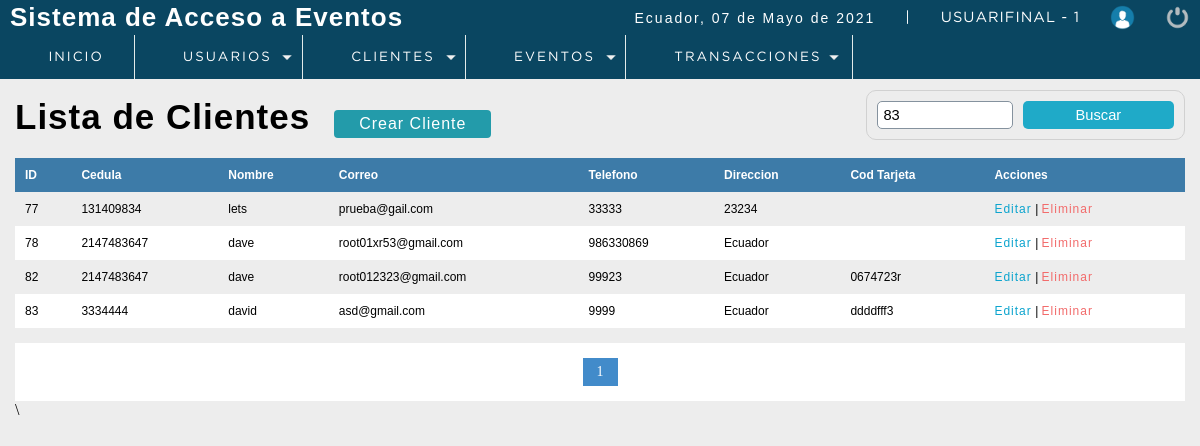
Page /P_seminarios/sistema/buscar_cliente.php?busqueda=83 (signed in) on the committed database.
### tables this page shows
CREATE TABLE `cliente` (
  `idcliente` int(11) NOT NULL,
  `cedula` int(11) DEFAULT NULL,
  `nombre` varchar(80) DEFAULT NULL,
  `apellidos` varchar(80) NOT NULL,
  `Correo` varchar(80) DEFAULT NULL,
  `telefono` int(11) DEFAULT NULL,
  `direccion` text DEFAULT NULL,
  `dateAdd` datetime NOT NULL DEFAULT current_timestamp(),
  `usuario_id` int(11) NOT NULL,
  `status` int(11) NOT NULL DEFAULT 1,
  `cod_tarjeta` varchar(20) NOT NULL
);

### P_seminarios/sistema/buscar_cliente.php (the view, shortened to what this page needs)
<?php
 include "../conection.php";
?>
<!DOCTYPE html>
<html lang="en">
<head>
	<?php include "includes/scripts.php"?>
</head>
<body>
 <?php include "includes/header.php"?>
	<section id="container">
    <?php
        $busqueda = strtolower($_REQUEST['busqueda']) ;
    ?>
		<h1>Lista de Clientes</h1>
        <a href="registro_cliente.php" class="btn_new">Crear Cliente</a>
    <form action="buscar_cliente.php" method="get" class="form_search">
        <input type="text" name="busqueda" id="busqueda" placeholder="Buscar" value ="<?php echo $busqueda;?>">
        <input type="submit" value="Buscar" class="btn_search" >
    </form>
        <table>
            <tr>
                <th>ID</th>
                <th>Cedula</th>
                <th>Nombre</th>
                <th>Correo</th>
                <th>Telefono</th>
                <th>Direccion</th>
                <th>Cod Tarjeta</th>
                <th>Acciones</th>
            </tr>
            <?php
           $sql_registre = mysqli_query($conection,"SELECT COUNT(*) AS total_registro   FROM cliente
                                                                                        WHERE
                                                                                        (
                                                                                        idcliente LIKE '%$busqueda%' OR
                                                                                        cedula	  LIKE '%$busqueda%' OR
                                                                                        nombre	  LIKE '%$busqueda%' OR
                                                                                        Correo	  LIKE '%$busqueda%' OR
                                                                                        telefono  LIKE '%$busqueda%' OR
                                                                                        cod_tarjeta      LIKE '%$busqueda%' OR
                                                                                        direccion LIKE '%$busqueda%'
                                                                                        )
                                                                                        AND
                                                                                        status =1");
           $result_registre = mysqli_fetch_array($sql_registre);
           $total_resgistros = $result_registre['total_registro'];
           $por_pagina = 8;
           if (empty($_GET['pagina'])) {
               $pagina =1;
           }
           else {
               $pagina = $_GET['pagina'];
           }
           $desde = ($pagina - 1) * $por_pagina;
           $total_paginas = ceil($total_resgistros / $por_pagina);
           $query = mysqli_query($conection,"SELECT * FROM cliente                                  WHERE
                                                                                                        (
                                                                                                            idcliente     LIKE '%$busqueda%' OR
                                                                                                            cedula  	  LIKE '%$busqueda%' OR
                                                                                                            nombre	      LIKE '%$busqueda%' OR
                                                                                                            Correo	      LIKE '%$busqueda%' OR
                                                                                                            telefono      LIKE '%$busqueda%' OR
                                                                                                            cod_tarjeta      LIKE '%$busqueda%' OR
                                                                                                            direccion     LIKE '%$busqueda%'
                                                                                                        )
                                                                                                      AND
                                                                                                      status = 1
                                                                                                      ORDER BY idcliente ASC LIMIT $desde, $por_pagina");
           $result = mysqli_num_rows($query);
           if ($result > 0) {
               while ($data = mysqli_fetch_array($query)) {
           ?>
            <tr>
                <td><?php echo $data["idcliente"];?></td>
                <td><?php echo $data["cedula"];?></td>
                <td><?php echo $data["nombre"];?></td>
                <td><?php echo $data["Correo"];?></td>
                <td><?php echo $data["telefono"];?></td>
                <td><?php echo $data["direccion"];?></td>
                <td><?php echo $data["cod_tarjeta"];?></td>
                <td>
                    <a class="link_edit" href="editar_cliente.php?id=<?php echo $data["idcliente"];?>">Editar</a>
                    |
                    <?php
                        if ($_SESSION['rol']==1 || $_SESSION['rol']==2) {
                    ?>
                    <a class="link_delete" href="eliminar_cliente.php?id=<?php echo $data["idcliente"];?>">Eliminar</a>
                    <?php
                        }
                    ?>
                </td>
            </tr>
                <?php
               }
           }
            ?>
        </table>
        <?php
                    if ($total_resgistros != 0)
                    {
                ?>
                <div class="paginador">
                    <ul>
                    <?php
                    for ($i=1; $i <= $total_paginas; $i++) {
                        if ($i == $pagina) {
                            echo '<li class="pageSelected">'.$i.'</li>';
                        }
                        else {
                            echo '<li><a href="?pagina='.$i.'&busqueda='.$busqueda.'">'.$i.'</a></li>';
                        }
                    }
                    ?>
                    </ul>
                </div>\
                <?php
                    }
                ?>
	</section>
</body>
</html>

### P_seminarios/sistema/css/style.css (style rules this page uses)
* { margin: 0; padding: 0; box-sizing: border-box; }
body { background: #ededed; }
h1, h2, h3, h4, h5, h6 { font-family: 'arial'; font-weight: bold; letter-spacing: 1px; }
h1 { font-size: 26px; }
a { text-decoration: none; font-family: arial; letter-spacing: 1px; }
#container { padding: 90px 15px 15px; }
form { border: 2px solid #78909C; border-radius: 2%; background: #FFF; margin: auto; padding: 20px 50px; border: 1px solid #d1d1d1; }
input,select { display: block; width: 100%; font-size: 11pt; padding: 5px; border: 1px solid #85929e; border-radius: 5px; }
#container h1 { font-size: 35px; display: inline-block; }
.btn_new { display: inline-block; background: #239baa; color: #FFF; padding: 5px 25px; border-radius: 4px; margin: 20px; }
table { border-collapse: collapse; font-size: 12px; font-family: 'arial'; width: 100%; }
table th { text-align: left; padding: 10px; background: #3d7ba8; color: #FFF; }
table tr:nth-child(odd) { background: #FFF; }
table td { padding: 10px; }
.link_edit { color: #0ca4ce; }
.link_delete { color: #f26b6b; }
.paginador ul { padding: 15px; list-style: none; background: #FFF; margin-top: 15px; display: -webkit-flex; display: -moz-flex; display: -ms-flex; display: -o-flex; display: flex; justify-content: center; }
.paginador a, .pageSelected { color: #428bca; border: 1px solid #ddd; padding: 5px; display: inline-block; font-size: 14px; text-align: center; width: 35px; }
.pageSelected { color: #FFF; background: #428bca; border: 1px solid #428bca; }
.form_search { display: -webkit-flex; display: -moz-flex; display: -ms-flex; display: -o-flex; display: flex; float: right; background: initial; padding: 10px; border-radius: 10px; }
.form_search .btn_search { background: #1faac8; color: #FFF; padding: 0 20px; border: 0; cursor: pointer; margin-left: 10px; }

### rows in the picture
cliente: idcliente "77", cedula "131409834", nombre "lets", Correo "prueba@gail.com", telefono "33333", direccion "23234"
cliente: idcliente "78", cedula "2147483647", nombre "dave", Correo "root01xr53@gmail.com", telefono "986330869", direccion "Ecuador"
cliente: idcliente "82", cedula "2147483647", nombre "dave", Correo "root012323@gmail.com", telefono "99923", direccion "Ecuador", cod_tarjeta "0674723r"
cliente: idcliente "83", cedula "3334444", nombre "david", Correo "asd@gmail.com", telefono "9999", direccion "Ecuador", cod_tarjeta "ddddfff3"

### other values in the picture
fechaC() "07 de Mayo de 2021"
$_SESSION['user'] "USUARIFINAL"
$_SESSION['rol'] "1"
